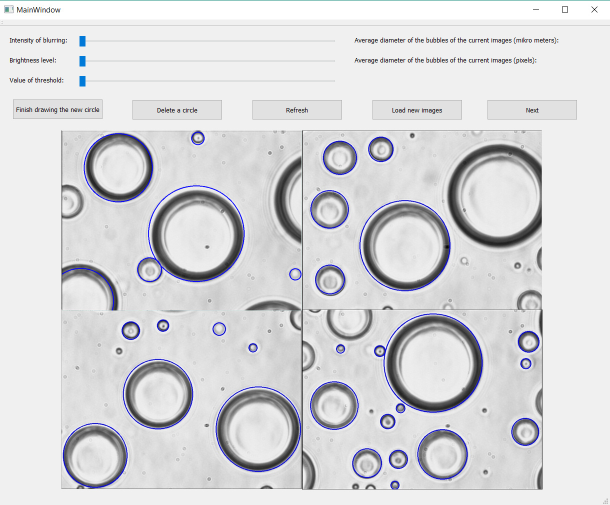
//> input picture Presentation_29_02/finishDrawingCircle.jpg, 1219 x 1009 px (shown at 1/2 size)
$ ./Hough_Transform Presentation_29_02/finishDrawingCircle.jpg   (built with g++ and OpenCV 4)
//> lines starting //> are read from the running program, lines starting //| are printed output that depends on the picture; after the words box and inside, x2 and y2 are one past the last pixel; in counts of white or black regions, pixels touching at a corner belong together
#include <sstream>
#include <string>
#include <iostream>
#include <opencv/highgui.h>
#include <opencv/cv.h>
#include <opencv2/core/core.hpp>
#include <opencv2/highgui/highgui.hpp>
#include <opencv2/imgproc/imgproc.hpp>

using namespace cv;
using namespace std;

//Function to convert an integer number to a string.
String intToString(int number)
{
	stringstream ss;
	ss << number;
	return ss.str();
}

int main(int argc, const char **argv)
{
	//Variables to write the radius and center position on the screen.
	string radiusStr;
	string radiusmmStr;
	string xcenterStr;
	string ycenterStr;
	int Rvalue;
	int Rmmvalue;
	int Xvalue;
	int Yvalue;

	// Open the original colored image and convert to a grayscaled image
	Mat coloredimage;
	Mat grayimage;

	//vector to store the center value ( x and y coordinates ) and the radius of each detected circle
	vector<Vec3f> circles;

	//Open and resize the colored image.
	coloredimage = imread(argv[1], 1);
//> coloredimage is the input picture: 1009 rows x 1219 cols, CV_8UC3; mean B, G, R 218, 215.6, 215.4
	resize(coloredimage, coloredimage, Size(640, 480));
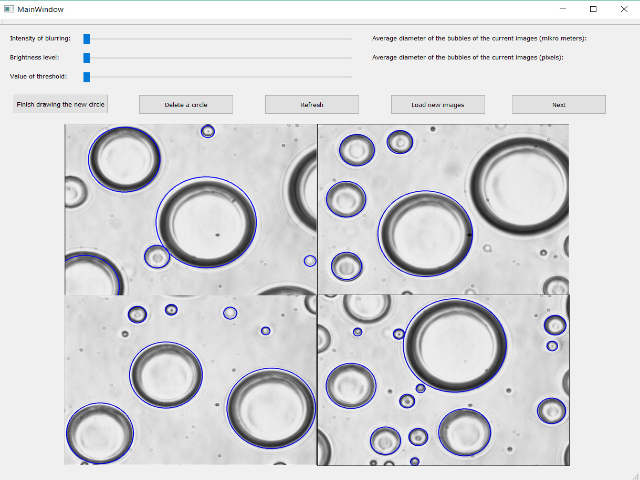
//> coloredimage: 480 rows x 640 cols, CV_8UC3; mean B, G, R 217.7, 215.3, 215.1
	imshow("Original Image", coloredimage);

	//convert colored image to gray scale
	cvtColor(coloredimage, grayimage, CV_BGR2GRAY);
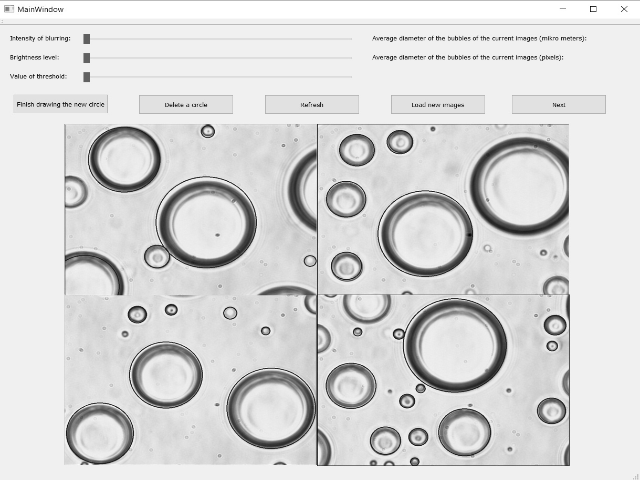
//> grayimage: 480 rows x 640 cols, CV_8UC1; min 4, max 255, mean 215.5

	// Apply blur to Reduce the noise to avoid false detections.
	GaussianBlur(grayimage, grayimage, Size(9, 9), 2, 2);
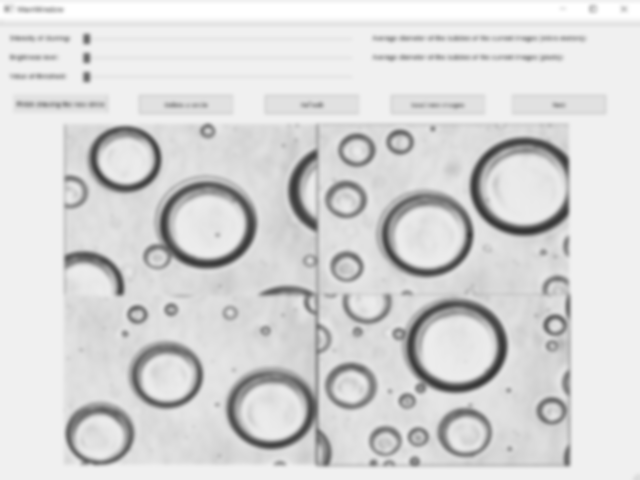
//> grayimage: 480 rows x 640 cols, CV_8UC1; min 52, max 255, mean 215.6

	// Apply the Hough Transform to find the circles (use the gray scale image as input)
	//Arguments: 1: input image( grayscaled ) . 2: vector to tore the circle parameters .3: detection method,
	// 4: inverse ratio of resolution . 5 minimum distance between detected centers. 6: upper threshold for the internal canny edge detector
	//7: threshold for center detection . 8: Minimum radius to be detected (0=unknown) . 9: maximum radius to be detected

	HoughCircles(grayimage, circles, CV_HOUGH_GRADIENT, 1, 30, 200, 50, 0, 0);
//> circles = 14 circles (x, y, radius), first 12: [517.5, 185.5, 47.4], [431.5, 233.5, 41.1], [456.5, 340.5, 42.5], [163.5, 375.5, 31.9], [208.5, 220.5, 47.7], [274.5, 408.5, 39.7], [128.5, 158.5, 31.8], [466.5, 436.5, 20.7], [99.5, 429.5, 29.9], [286.5, 339.5, 53.8], [345.5, 385.5, 21], [82.5, 292.5, 41.6]

	// Draw the circles detected
	for (size_t i = 0; i < circles.size(); i++)
	{
		//Get the informations from the circles vector generated by the function HoughCircles.
		//X center coordinate is circles[i][0]  , Y center coordinate is circles[i][1] , radius is circles[i][2]
		Point center(cvRound(circles[i][0]), cvRound(circles[i][1]));
		int radius = cvRound(circles[i][2]);

		//Store these values into variables to be converted into string and displayed on the image
		Rvalue = radius;
		Rmmvalue = Rvalue * 0.2; // Scale factor is 0.2 for mikrometer
		Xvalue = cvRound(circles[i][0]);
		Yvalue = cvRound(circles[i][1]);

		//DRAWING THE CENTER OF THE CIRCLE
		//Use the circle function to draw the center of the detected circle
		//Use the center coordinate and a radius of 3 to just draw a point on the center.
		circle(coloredimage, center, 3, Scalar(0, 255, 0), -1, 8, 0);

		//DRAWING THE CIRCLE CONTOUR.
		//Use the circle function to draw the detected circle on the image
		//Use the center coordinate and the radius coordinate detected by the HoughCircles function
		circle(coloredimage, center, radius, Scalar(0, 0, 255), 3, 8, 0);

		//Convert the integer Center point and radius values to string
		radiusStr = intToString(Rvalue);
		radiusmmStr = intToString(Rmmvalue);
		xcenterStr = intToString(Xvalue);
		ycenterStr = intToString(Yvalue);

		//Display on the colored image the center and radius values.
		putText(coloredimage, "(" + xcenterStr + "," + ycenterStr + ")", Point(Xvalue, Yvalue - 20), 1, 1, Scalar(0, 255, 0), 2);

		cout << "radius in mikrometer:" << radiusmmStr << "    radius in pixel:" << radiusStr << "    Column:" << xcenterStr << "    Row:" << ycenterStr << endl;
	}
//> this loop made 14 passes
//> (radius, Rvalue, Rmmvalue, Xvalue, Yvalue, radiusStr, radiusmmStr, xcenterStr) on passes 1 to 12: (47, 47, 9, 518, 186, "47", '9', "518"), (41, 41, 8, 432, 234, "41", '8', "432"), (42, 42, 8, 456, 340, "42", '8', "456"), (32, 32, 6, 164, 376, "32", '6', "164"), (48, 48, 9, 208, 220, "48", '9', "208"), (40, 40, 8, 274, 408, "40", '8', "274"), (32, 32, 6, 128, 158, "32", '6', "128"), (21, 21, 4, 466, 436, "21", '4', "466"), (30, 30, 6, 100, 430, "30", '6', "100"), (54, 54, 10, 286, 340, "54", "10", "286"), (21, 21, 4, 346, 386, "21", '4', "346"), (42, 42, 8, 82, 292, "42", '8', "82")
//| radius in mikrometer:9    radius in pixel:47    Column:518    Row:186
//| radius in mikrometer:8    radius in pixel:41    Column:432    Row:234
//| radius in mikrometer:8    radius in pixel:42    Column:456    Row:340
//| radius in mikrometer:6    radius in pixel:32    Column:164    Row:376
//| radius in mikrometer:9    radius in pixel:48    Column:208    Row:220
//| radius in mikrometer:8    radius in pixel:40    Column:274    Row:408
//| radius in mikrometer:6    radius in pixel:32    Column:128    Row:158
//| radius in mikrometer:4    radius in pixel:21    Column:466    Row:436
//> (output is shown up to pass 8 of 14)
//> pass 1, `putText(coloredimage, "(" + xcenterStr + "," + ycenterStr + ")", Point..`:
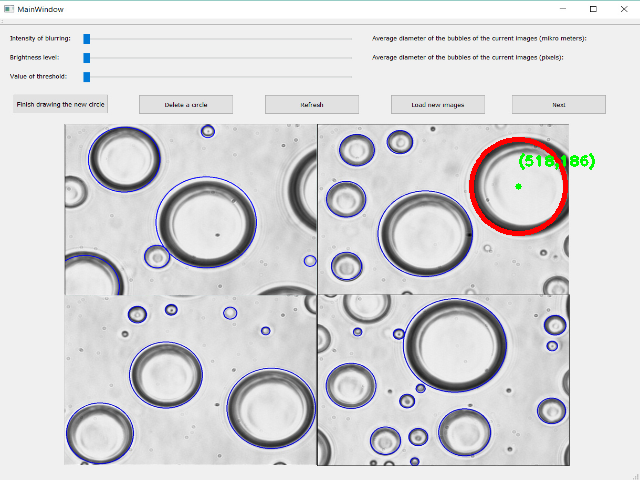
//> coloredimage: 480 rows x 640 cols, CV_8UC3; 0.64% of pixels changed, all inside (x1, y1, x2, y2) = (469, 137, 595, 236)
//> pass 2, `putText(coloredimage, "(" + xcenterStr + "," + ycenterStr + ")", Point..`:
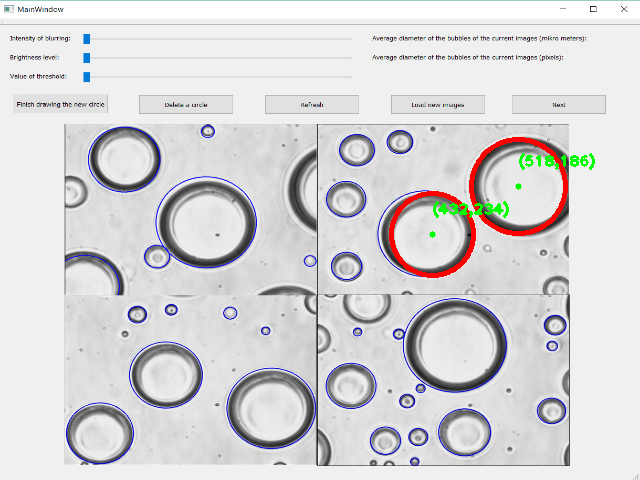
//> coloredimage: 480 rows x 640 cols, CV_8UC3; 0.59% of pixels changed, all inside (x1, y1, x2, y2) = (389, 191, 509, 278)
//> pass 3, `putText(coloredimage, "(" + xcenterStr + "," + ycenterStr + ")", Point..`:
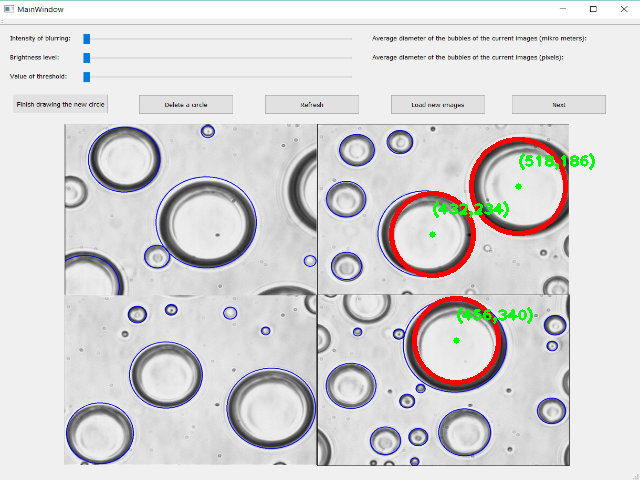
//> coloredimage: 480 rows x 640 cols, CV_8UC3; 0.58% of pixels changed, all inside (x1, y1, x2, y2) = (412, 296, 533, 385)
//> after the loop:
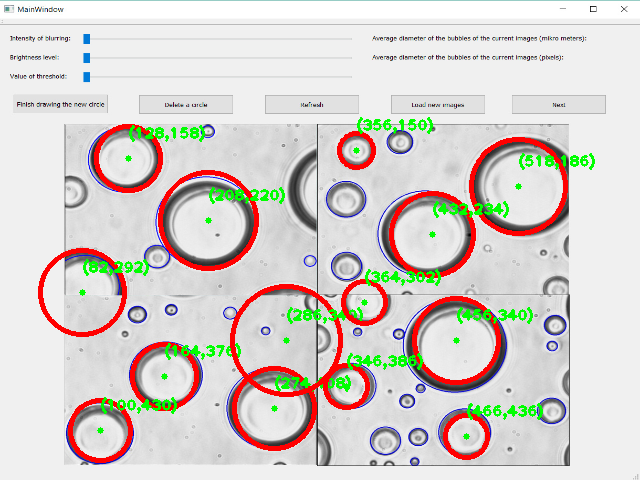
//> coloredimage: 480 rows x 640 cols, CV_8UC3; 5.27% of pixels changed, all inside (x1, y1, x2, y2) = (38, 117, 543, 463)

	// Show your results
	namedWindow("Circle Detector", CV_WINDOW_AUTOSIZE);
	imshow("Circle Detector", coloredimage);

	waitKey(0);
	return 0;
}
